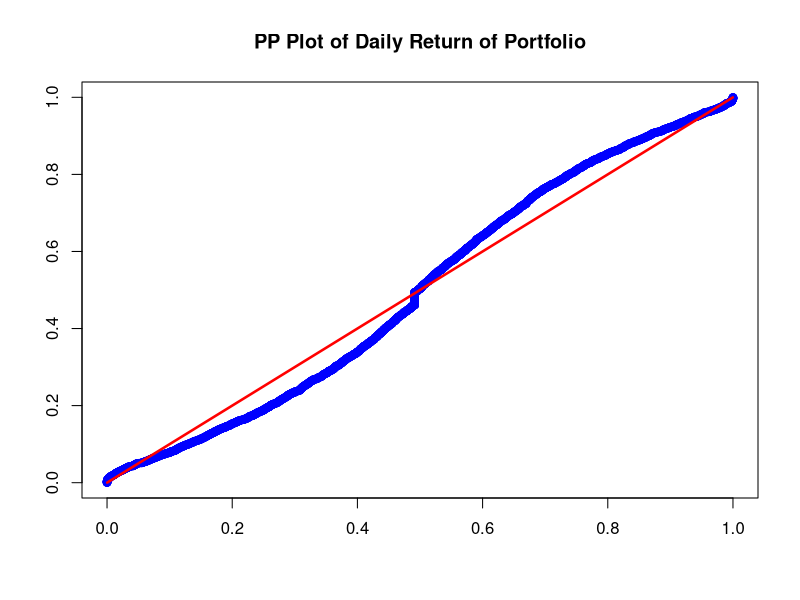
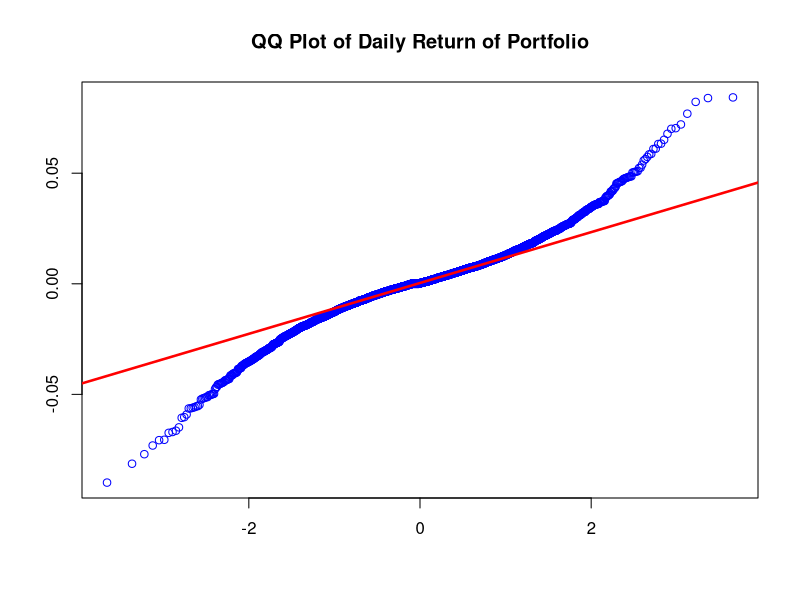

These figures' R source, in order:
# clear variables and close windows
rm(list = ls(all = TRUE))
graphics.off()

x = read.table("Portf9206_logRet.dat")

n = nrow(x)
xf = apply(x, 2, sort)                          # Sort data in ascending order

t = (1:n)/(n + 1)
dat1 = cbind(pnorm((xf - mean(xf))/sd(xf)), t)  # Determine probabilities
dat2 = cbind(t, t)

# PP Plot
plot(dat1, col = "blue", ylab = (""), xlab = c(""))
lines(dat2, col = "red", lwd = 2.5)
title("PP Plot of Daily Return of Portfolio")

# QQ Plot
dev.new()
qqnorm(xf, col = "blue", xlab = c(""), ylab = c(""), main = ("QQ Plot of Daily Return of Portfolio"))
qqline(xf, col = "red", lwd = 2.5) 